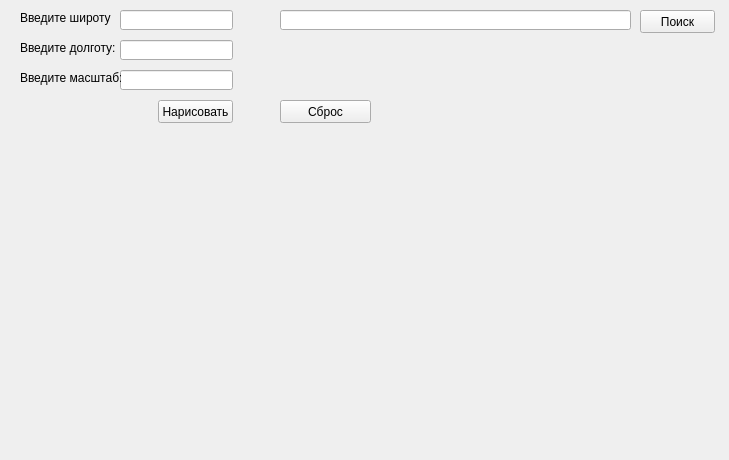
<?xml version="1.0" encoding="UTF-8"?>
<ui version="4.0">
 <class>Formm</class>
 <widget class="QWidget" name="Formm">
  <property name="geometry">
   <rect>
    <x>0</x>
    <y>0</y>
    <width>729</width>
    <height>460</height>
   </rect>
  </property>
  <property name="windowTitle">
   <string>Form</string>
  </property>
  <widget class="QLineEdit" name="wight_Edit">
   <property name="geometry">
    <rect>
     <x>120</x>
     <y>10</y>
     <width>113</width>
     <height>20</height>
    </rect>
   </property>
  </widget>
  <widget class="QLineEdit" name="high_Edit">
   <property name="geometry">
    <rect>
     <x>120</x>
     <y>40</y>
     <width>113</width>
     <height>20</height>
    </rect>
   </property>
  </widget>
  <widget class="QLineEdit" name="size_Edit">
   <property name="geometry">
    <rect>
     <x>120</x>
     <y>70</y>
     <width>113</width>
     <height>20</height>
    </rect>
   </property>
  </widget>
  <widget class="QLabel" name="label">
   <property name="geometry">
    <rect>
     <x>20</x>
     <y>10</y>
     <width>91</width>
     <height>16</height>
    </rect>
   </property>
   <property name="text">
    <string>Введите широту:</string>
   </property>
  </widget>
  <widget class="QLabel" name="label_2">
   <property name="geometry">
    <rect>
     <x>20</x>
     <y>40</y>
     <width>101</width>
     <height>16</height>
    </rect>
   </property>
   <property name="text">
    <string>Введите долготу:</string>
   </property>
  </widget>
  <widget class="QLabel" name="label_3">
   <property name="geometry">
    <rect>
     <x>20</x>
     <y>70</y>
     <width>101</width>
     <height>16</height>
    </rect>
   </property>
   <property name="text">
    <string>Введите масштаб:</string>
   </property>
  </widget>
  <widget class="QPushButton" name="ok_button">
   <property name="geometry">
    <rect>
     <x>158</x>
     <y>100</y>
     <width>75</width>
     <height>23</height>
    </rect>
   </property>
   <property name="text">
    <string>Нарисовать</string>
   </property>
  </widget>
  <widget class="QLabel" name="map_label">
   <property name="geometry">
    <rect>
     <x>30</x>
     <y>140</y>
     <width>47</width>
     <height>13</height>
    </rect>
   </property>
   <property name="text">
    <string/>
   </property>
  </widget>
  <widget class="QLineEdit" name="search_Edit">
   <property name="geometry">
    <rect>
     <x>280</x>
     <y>10</y>
     <width>351</width>
     <height>20</height>
    </rect>
   </property>
  </widget>
  <widget class="QPushButton" name="search_button">
   <property name="geometry">
    <rect>
     <x>640</x>
     <y>10</y>
     <width>75</width>
     <height>23</height>
    </rect>
   </property>
   <property name="text">
    <string>Поиск</string>
   </property>
  </widget>
  <widget class="QPushButton" name="reset_button">
   <property name="geometry">
    <rect>
     <x>280</x>
     <y>100</y>
     <width>91</width>
     <height>23</height>
    </rect>
   </property>
   <property name="text">
    <string>Сброс</string>
   </property>
  </widget>
 </widget>
 <resources/>
 <connections/>
</ui>
